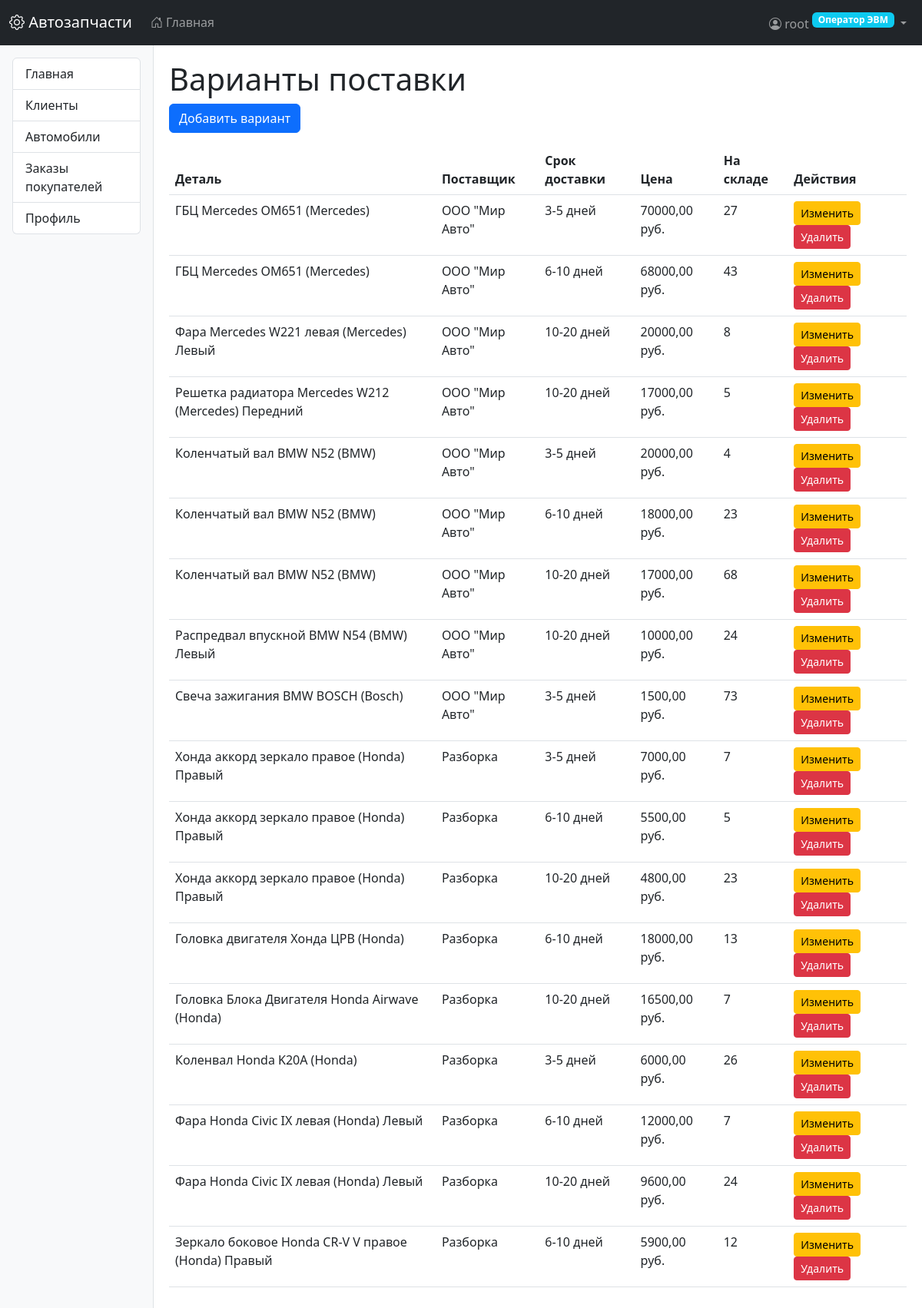
Page /parts/delivery-options/ (signed in) on the committed database.
### users/models.py (models this page shows, shortened)
class CustomUser(AbstractUser):
    class Role(models.TextChoices):
        OPERATOR = 'operator', _('Оператор ЭВМ')
        PARTS_MANAGER = 'parts_manager', _('Менеджер по деталям')
        ORDERS_MANAGER = 'orders_manager', _('Менеджер по заказам')
        SUPPLY_MANAGER = 'supply_manager', _('Менеджер по поставкам')
        STOREKEEPER = 'storekeeper', _('Кладовщик')
        DELIVERY_MANAGER = 'delivery_manager', _('Начальник службы доставки')
        DRIVER = 'driver', _('Водитель службы доставки')
    role = models.CharField(
        max_length=20,
        choices=Role.choices,
        default=Role.OPERATOR,
        verbose_name=_('Роль')
    )
    phone = models.CharField(max_length=20, blank=True, null=True, verbose_name=_('Телефон'))
    address = models.TextField(blank=True, null=True, verbose_name=_('Адрес'))
    delivery_preference = models.BooleanField(
        default=False,
        verbose_name=_('Требуется доставка')
    )
    groups = models.ManyToManyField(
        Group,
        verbose_name=_('Группы'),
        blank=True,
        related_name="custom_user_set",
        related_query_name="custom_user",
    )
    user_permissions = models.ManyToManyField(
        Permission,
        verbose_name=_('Права пользователя'),
        blank=True,
        related_name="custom_user_set",
        related_query_name="custom_user",
    )
    class Meta:
        verbose_name = _('Пользователь')
        verbose_name_plural = _('Пользователи')

### parts/models.py (models this page shows, shortened)
class DeliveryOption(models.Model):
    DELIVERY_RANGE_CHOICES = [
        ('3-5', '3-5 дней'),
        ('6-10', '6-10 дней'),
        ('10-20', '10-20 дней'),
    ]
    price_list = models.ForeignKey(
        PriceList,
        on_delete=models.CASCADE,
        related_name='delivery_options',
        verbose_name='Прайс-лист'
    )
    part = models.ForeignKey(
        Part,
        on_delete=models.CASCADE,
        related_name='delivery_options',
        verbose_name='Деталь'
    )
    delivery_range = models.CharField(
        'Срок доставки',
        max_length=10,
        choices=DELIVERY_RANGE_CHOICES
    )
    price = models.DecimalField(
        'Цена с доставкой',
        max_digits=10,
        decimal_places=2
    )
    in_stock = models.PositiveIntegerField('Количество на складе', default=0)
    class Meta:
        verbose_name = 'Вариант поставки'
        verbose_name_plural = 'Варианты поставки'
        unique_together = [['price_list', 'part', 'delivery_range']]

class Part(models.Model):
    LOCATION_CHOICES = [
        ('left', 'Левый'),
        ('right', 'Правый'),
        ('front', 'Передний'),
        ('rear', 'Задний'),
        ('1', '1-й'),
        ('2', '2-й'),
        ('3', '3-й'),
        ('4', '4-й'),
    ]
    category = models.ForeignKey(
        PartCategory,
        on_delete=models.CASCADE,
        related_name='parts',
        verbose_name='Категория'
    )
    name = models.CharField('Название детали', max_length=200)
    original_number = models.CharField('Оригинальный номер', max_length=50, blank=True)
    manufacturer = models.ForeignKey(
        Manufacturer,
        on_delete=models.CASCADE,
        related_name='parts',
        verbose_name='Производитель'
    )
    location = models.CharField(
        'Расположение',
        max_length=20,
        choices=LOCATION_CHOICES,
        blank=True
    )
    description = models.TextField('Описание', blank=True)
    synonyms = models.TextField(
        'Синонимы/Сленговые названия',
        blank=True,
        help_text='Разделяйте названия запятыми'
    )
    class Meta:
        verbose_name = 'Запчасть'
        verbose_name_plural = 'Запчасти'
        unique_together = [['name', 'manufacturer', 'location']]
    def __str__(self):
        loc = dict(self.LOCATION_CHOICES).get(self.location, '')
        return f"{self.name} ({self.manufacturer}) {loc}".strip()

class Manufacturer(models.Model):
    name = models.CharField('Название производителя', max_length=100, unique=True)
    class Meta:
        verbose_name = 'Производитель'
        verbose_name_plural = 'Производители'
    def __str__(self):
        return self.name

class PriceList(models.Model):
    supplier = models.ForeignKey(
        Supplier,
        on_delete=models.CASCADE,
        related_name='price_lists',
        verbose_name='Поставщик'
    )
    file = models.FileField(
        'Файл прайс-листа',
        upload_to=price_list_upload_path
    )
    uploaded_at = models.DateTimeField('Дата загрузки', auto_now_add=True)
    is_active = models.BooleanField('Актуален', default=True)
    class Meta:
        verbose_name = 'Прайс-лист'
        verbose_name_plural = 'Прайс-листы'
        ordering = ['-uploaded_at']

class Supplier(models.Model):
    name = models.CharField('Название поставщика', max_length=100, unique=True)
    contact_info = models.TextField('Контактная информация', blank=True)
    class Meta:
        verbose_name = 'Поставщик'
        verbose_name_plural = 'Поставщики'
    def __str__(self):
        return self.name

### parts/views.py (the view)
# urls.py: path('delivery-options/', views.DeliveryOptionListView.as_view(), name='deliveryoption_list'),
class DeliveryOptionListView(LoginRequiredMixin, RoleRequiredMixin, ListView):
    model = DeliveryOption
    template_name = 'parts/deliveryoption_list.html'
    context_object_name = 'options'
    allowed_roles = ['supply_manager']

### core/mixins.py (called while the page is built)
    def test_func(self):
        if not self.request.user.is_authenticated:
            return False
        if self.request.user.is_superuser:
            return True
        if self.request.user.role in self.allowed_roles:
            return True
        raise PermissionDenied("У вас нет прав для доступа к этой странице")

### templates/parts/deliveryoption_list.html
{% extends "base.html" %}
{% block content %}
<h1>Варианты поставки</h1>
<a href="{% url 'deliveryoption_create' %}" class="btn btn-primary">Добавить вариант</a>
<table class="table mt-3">
    <thead>
        <tr>
            <th>Деталь</th>
            <th>Поставщик</th>
            <th>Срок доставки</th>
            <th>Цена</th>
            <th>На складе</th>
            <th>Действия</th>
        </tr>
    </thead>
    <tbody>
        {% for option in options %}
        <tr>
            <td>{{ option.part }}</td>
            <td>{{ option.price_list.supplier }}</td>
            <td>{{ option.get_delivery_range_display }}</td>
            <td>{{ option.price }} руб.</td>
            <td>{{ option.in_stock }}</td>
            <td>
                <a href="{% url 'deliveryoption_update' option.pk %}" class="btn btn-sm btn-warning">Изменить</a>
                <a href="{% url 'deliveryoption_delete' option.pk %}" class="btn btn-sm btn-danger">Удалить</a>
            </td>
        </tr>
        {% empty %}
        <tr>
            <td colspan="6">Нет вариантов поставки</td>
        </tr>
        {% endfor %}
    </tbody>
</table>
{% endblock %}

### templates/base.html (shortened to what this page needs)
<!DOCTYPE html>
<html lang="ru">
<head>
    <link href="https://cdn.jsdelivr.net/npm/bootstrap@5.3.0/dist/css/bootstrap.min.css" rel="stylesheet">
    <link rel="stylesheet" href="https://cdn.jsdelivr.net/npm/bootstrap-icons@1.10.0/font/bootstrap-icons.css">
</head>
<body>
    <nav class="navbar navbar-expand-lg navbar-dark bg-dark">
        <div class="container-fluid">
            <a class="navbar-brand" href="{% url 'home' %}">
                <i class="bi bi-gear"></i> Автозапчасти
            </a>
            <div class="collapse navbar-collapse" id="navbarMain">
                <ul class="navbar-nav me-auto">
                    <li class="nav-item">
                        <a class="nav-link" href="{% url 'home' %}">
                            <i class="bi bi-house-door"></i> Главная
                        </a>
                    </li>
                </ul>
                <ul class="navbar-nav ms-auto">
                    {% if user.is_authenticated %}
                    <li class="nav-item dropdown">
                        <a class="nav-link dropdown-toggle" href="#" role="button" data-bs-toggle="dropdown">
                            <i class="bi bi-person-circle"></i>
                            {{ user.get_full_name|default:user.username }}
                            <span class="badge bg-info role-badge">{{ user.get_role_display }}</span>
                        </a>
                    </li>
                    {% else %}
                    <li class="nav-item">
                        <a class="nav-link" href="{% url 'login' %}">
                            <i class="bi bi-box-arrow-in-right"></i> Войти
                        </a>
                    </li>
                    {% endif %}
                </ul>
            </div>
        </div>
    </nav>
    <div class="container-fluid">
        <div class="row">
            {% if user.is_authenticated %}
            <div class="col-md-2 sidebar p-3">
                <div class="list-group">
                    {% for item in menu_items %}
                    <a href="{{ item.url }}" class="list-group-item list-group-item-action">
                        {{ item.title }}
                    </a>
                    {% endfor %}
                </div>
            </div>
            <div class="col-md-10 main-content">
            {% else %}
            <div class="col-12 main-content">
            {% endif %}
                {% block content %}{% endblock %}
            </div>
        </div>
    </div>
</body>
</html>

### templates/base.html (style rules this page uses)
.sidebar { min-height: calc(100vh - 56px); background-color: #f8f9fa; border-right: 1px solid #dee2e6; }
.main-content { padding: 20px; }
.role-badge { font-size: 0.75rem; vertical-align: super; }

### rows in the picture
CustomUser: get_full_name "root", role "Оператор ЭВМ"
DeliveryOption: part "ГБЦ Mercedes OM651 (Mercedes)", price_list.supplier "ООО \"Мир Авто\"", delivery_range "3-5 дней", price "70000,00", in_stock "27"
DeliveryOption: part "ГБЦ Mercedes OM651 (Mercedes)", price_list.supplier "ООО \"Мир Авто\"", delivery_range "6-10 дней", price "68000,00", in_stock "43"
DeliveryOption: part "Фара Mercedes W221 левая (Mercedes) Левый", price_list.supplier "ООО \"Мир Авто\"", delivery_range "10-20 дней", price "20000,00", in_stock "8"
DeliveryOption: part "Решетка радиатора Mercedes W212 (Mercedes) Передний", price_list.supplier "ООО \"Мир Авто\"", delivery_range "10-20 дней", price "17000,00", in_stock "5"
DeliveryOption: part "Коленчатый вал BMW N52 (BMW)", price_list.supplier "ООО \"Мир Авто\"", delivery_range "3-5 дней", price "20000,00", in_stock "4"
DeliveryOption: part "Коленчатый вал BMW N52 (BMW)", price_list.supplier "ООО \"Мир Авто\"", delivery_range "6-10 дней", price "18000,00", in_stock "23"
DeliveryOption: part "Коленчатый вал BMW N52 (BMW)", price_list.supplier "ООО \"Мир Авто\"", delivery_range "10-20 дней", price "17000,00", in_stock "68"
DeliveryOption: part "Распредвал впускной BMW N54 (BMW) Левый", price_list.supplier "ООО \"Мир Авто\"", delivery_range "10-20 дней", price "10000,00", in_stock "24"
DeliveryOption: part "Свеча зажигания BMW BOSCH (Bosch)", price_list.supplier "ООО \"Мир Авто\"", delivery_range "3-5 дней", price "1500,00", in_stock "73"
DeliveryOption: part "Хонда аккорд зеркало правое (Honda) Правый", price_list.supplier "Разборка", delivery_range "3-5 дней", price "7000,00", in_stock "7"
DeliveryOption: part "Хонда аккорд зеркало правое (Honda) Правый", price_list.supplier "Разборка", delivery_range "6-10 дней", price "5500,00", in_stock "5"
DeliveryOption: part "Хонда аккорд зеркало правое (Honda) Правый", price_list.supplier "Разборка", delivery_range "10-20 дней", price "4800,00", in_stock "23"
DeliveryOption: part "Головка двигателя Хонда ЦPB (Honda)", price_list.supplier "Разборка", delivery_range "6-10 дней", price "18000,00", in_stock "13"
DeliveryOption: part "Головка Блока Двигателя Honda Airwave (Honda)", price_list.supplier "Разборка", delivery_range "10-20 дней", price "16500,00", in_stock "7"
DeliveryOption: part "Коленвал Honda K20A (Honda)", price_list.supplier "Разборка", delivery_range "3-5 дней", price "6000,00", in_stock "26"
DeliveryOption: part "Фара Honda Civic IX левая (Honda) Левый", price_list.supplier "Разборка", delivery_range "6-10 дней", price "12000,00", in_stock "7"
DeliveryOption: part "Фара Honda Civic IX левая (Honda) Левый", price_list.supplier "Разборка", delivery_range "10-20 дней", price "9600,00", in_stock "24"
DeliveryOption: part "Зеркало боковое Honda CR-V V правое (Honda) Правый", price_list.supplier "Разборка", delivery_range "6-10 дней", price "5900,00", in_stock "12"

### other values in the picture
{{ item.title }} "Главная" "Клиенты" "Автомобили" "Заказы покупателей" "Профиль"
